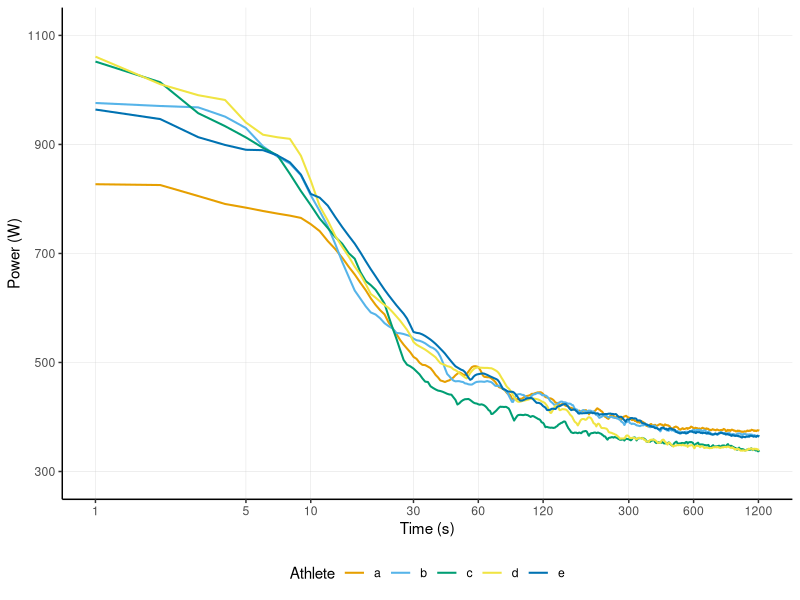
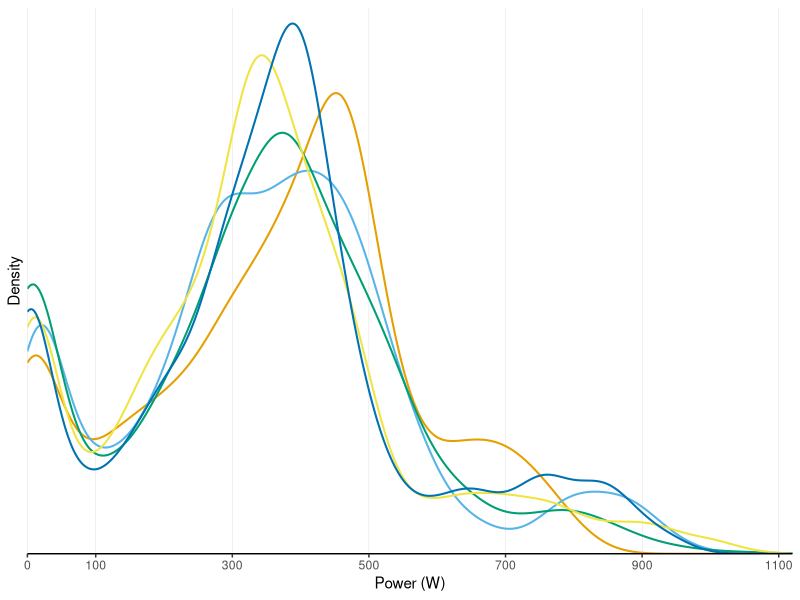
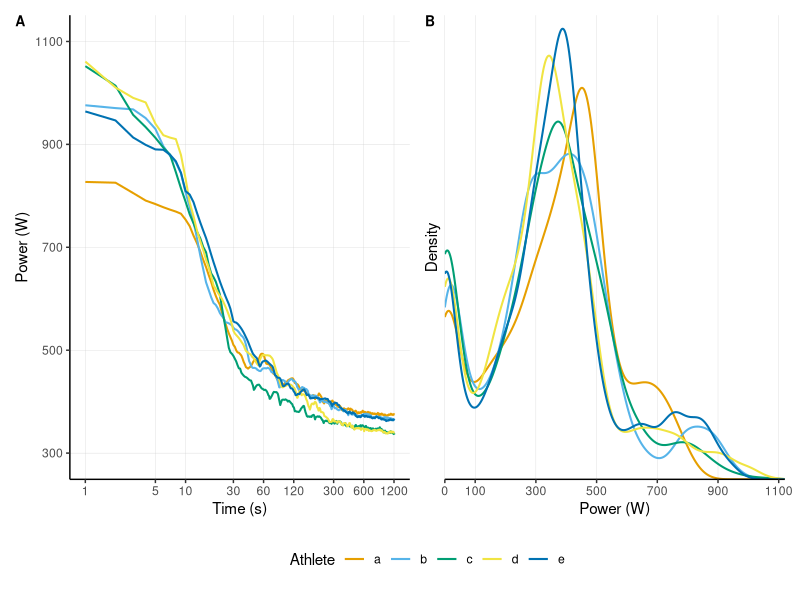
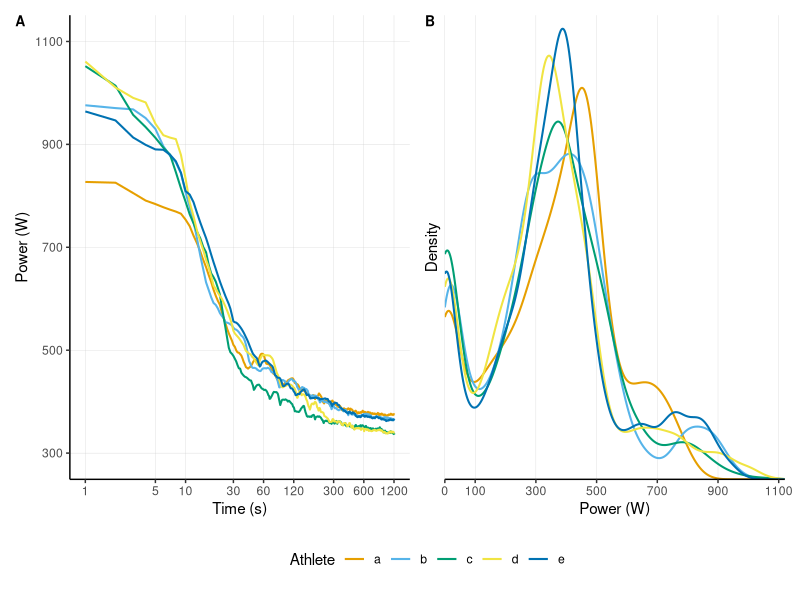

Reproduce these figures in R, in order.
## ---- chunk 1
#| warning: false

library(purrr)     # Functional programming
library(ggplot2)   # Visualization
library(dplyr)     # Data wrangling
library(patchwork) # Visualization

# set Okabe-Ito palette as colour scheme
cls <- c("#E69F00", "#56B4E9", "#009E73", "#F0E442", "#0072B2", "#D55E00", "#CC79A7", "#999999") 
## ---- chunk 2
d <- read.csv("../data/temp/cleaned-combined.csv")
d$athlete <- as.factor(d$athlete)
## ---- chunk 3
maxeffort <- function(t, x) {
  # create a moving average over length t
  series <- stats::filter(x, rep(1 / t, t), sides = 2) 
  # find maximum
  m <- max(as.vector(series), na.rm = TRUE)
  data.frame(
    time = t,
    power = m
  )
}

maxeffort_all <- function(athlete, range = 1:1210, data = d) {
  powerdata <- data$power[data$athlete == athlete]
  df <- purrr::map_dfr(range, maxeffort, x = powerdata)
  df$athlete <- athlete
  df
}

pp <- purrr::map_dfr(levels(d$athlete), maxeffort_all)

## ---- chunk 4
pp_plot <- ggplot(pp, aes(x = time, y = power, colour = athlete)) +
  geom_line(size = 0.7) +
  scale_x_log10(
    name = "Time (s)",
    breaks = c(1, 5, 10, 30, 60, 120, 300, 600, 1200),
    minor_breaks = FALSE
  ) + 
  scale_y_continuous(
    name = "Power (W)",
    breaks = seq(300, 1100, 200),
    limits = c(290, 1110)
  ) +
  scale_color_manual(
    name = "Athlete",
    values = cls
  ) +
  theme_classic() +
  theme(
    legend.position = "bottom",
    panel.grid.major = element_line(colour = "grey80", size = 0.1)
  )
pp_plot
## ---- chunk 5
pd_plot <- ggplot(d, aes(x = power, colour = athlete)) +
  geom_density(size = 0.7, show.legend = FALSE) +
  scale_x_continuous(
    name = "Power (W)",
    breaks = c(0, seq(100, 1100, 200)),
    limits = c(0, 1120),
    expand = c(0,0)
  ) +
  scale_y_continuous(
    name = "Density",
    breaks = NULL,
    expand = expansion(c(0,0.03))
  ) +
  scale_color_manual(
    name = "Athlete",
    values = cls
  ) +
  theme_classic() +
  theme(
    panel.grid.major = element_line(colour = "grey80", size = 0.1)
  )

pd_plot
## ---- chunk 6
(pp_plot | pd_plot) / guide_area() +
  plot_layout(guides = "collect", heights = c(9,1)) +
  patchwork::plot_annotation(tag_levels = "A") & 
  theme(
    plot.tag.position = c(0, 1),
    plot.tag = element_text(size = 10, hjust = 0, vjust = 1, face = "bold")
  )

ggsave("../plots/power.png", dpi = 600, width = 7, height = 3)
## ---- chunk 7
# function for calculating mean with values of zero power excluded
mean_nonzero <- function(data, na.rm = TRUE) {
  mean(data[data != 0], na.rm = na.rm)
}

# function for calculating time above a certain value
t_over <- function(data, value, na.rm = TRUE) {
  sum(data > value, na.rm = na.rm)
}

count_peaks <- function(data, value) {
  w <- which(data > value) # get indices of high power outputs
  
  # count number of independent peaks
  i <-  1
  count <- 0
  while (i <= length(w)) {
    if (i == 1) { # first peak
      count <- 1
    } else {
      if (w[i] != (w[i-1]+1)) { # new peak
        count <- count + 1
      }
    }
  i <- i + 1
  }
  count
}

## ---- chunk 8
# summarise descriptive power data for each athlete
d |>
  dplyr::group_by(athlete) |>
  dplyr::summarise(
    mean = mean(power, na.rm = TRUE),
    mean_non0 = mean_nonzero(power, na.rm = TRUE),
    sd = sd(power, na.rm = TRUE),
    max = max(power, na.rm = TRUE),
    t500 = t_over(power, 500, na.rm = TRUE),
    t700 = t_over(power, 700, na.rm = TRUE),
    n500 = count_peaks(power, 500),
    n700 = count_peaks(power, 700)
  )
